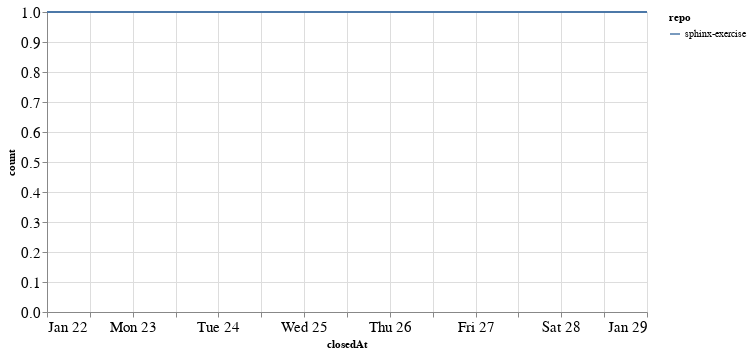

The code cell stored with this chart in its notebook:
### Code cell
closed_by_time = closed_by.groupby('repo').resample('W', on='closedAt').count()['author'].reset_index()
closed_by_time = closed_by_time.rename(columns={'author': 'count'})

alt.Chart(closed_by_time, width=600).mark_line().encode(
    x='closedAt',
    y='count',
    color='repo',
    tooltip="repo"
)

### Figure 1 — Vega-Lite specification as saved in the notebook (floating-point values rounded to 4 significant figures)
{"config": {"axisLeft": {"labelFontSize": 15}, "axisBottom": {"labelFontSize": 15}}, "data": {"name": "data-71cfa82363279779687341e3b94be8b8"}, "mark": "line", "encoding": {"color": {"field": "repo", "type": "nominal"}, "tooltip": {"field": "repo", "type": "nominal"}, "x": {"field": "closedAt", "type": "temporal"}, "y": {"field": "count", "type": "quantitative"}}, "width": 600, "$schema": "https://vega.github.io/schema/vega-lite/v4.17.0.json", "datasets": {"data-71cfa82363279779687341e3b94be8b8": [{"repo": "sphinx-exercise", "closedAt": "2023-01-22T00:00:00", "count": 1}, {"repo": "sphinx-exercise", "closedAt": "2023-01-29T00:00:00", "count": 1}]}}
